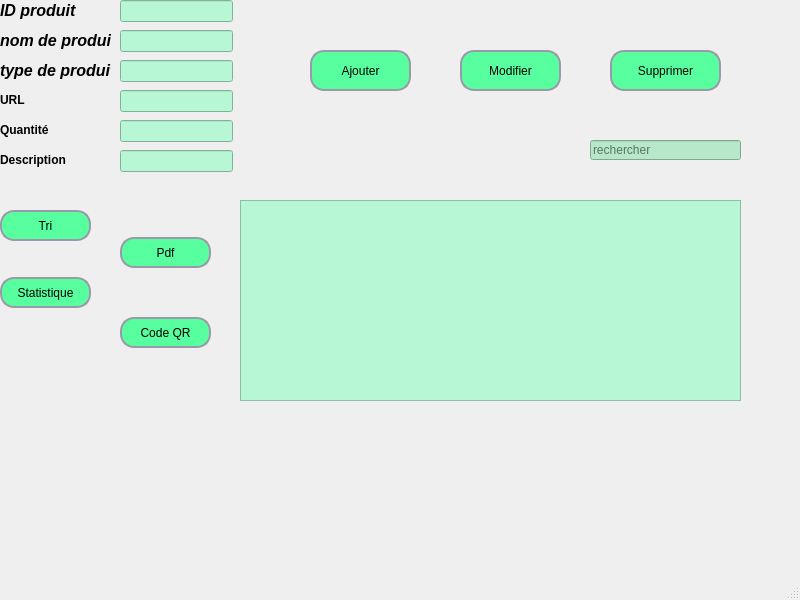
<?xml version="1.0" encoding="UTF-8"?>
<ui version="4.0">
 <class>equipement_window</class>
 <widget class="QMainWindow" name="equipement_window">
  <property name="geometry">
   <rect>
    <x>0</x>
    <y>0</y>
    <width>800</width>
    <height>600</height>
   </rect>
  </property>
  <property name="windowTitle">
   <string>equipement_window</string>
  </property>
  <widget class="QWidget" name="centralwidget">
   <widget class="QTableView" name="tableView">
    <property name="geometry">
     <rect>
      <x>240</x>
      <y>200</y>
      <width>501</width>
      <height>201</height>
     </rect>
    </property>
    <property name="styleSheet">
     <string notr="true">background-color: rgb(183, 232, 201);
background-color: rgb(184, 247, 213);
</string>
    </property>
   </widget>
   <widget class="QLabel" name="label">
    <property name="geometry">
     <rect>
      <x>0</x>
      <y>60</y>
      <width>111</width>
      <height>21</height>
     </rect>
    </property>
    <property name="text">
     <string>&lt;html&gt;&lt;head/&gt;&lt;body&gt;&lt;p&gt;&lt;a name=&quot;docs-internal-guid-9b22757d-7fff-197a-8412-cc011a3e74e7&quot;/&gt;&lt;span style=&quot; font-family:'Times New Roman'; font-size:12pt; font-weight:600; font-style:italic; color:#000000; background-color:transparent;&quot;&gt;t&lt;/span&gt;&lt;span style=&quot; font-family:'Times New Roman'; font-size:12pt; font-weight:600; font-style:italic; color:#000000; background-color:transparent;&quot;&gt;ype de produit&lt;/span&gt;&lt;/p&gt;&lt;/body&gt;&lt;/html&gt;</string>
    </property>
   </widget>
   <widget class="QPushButton" name="pushButton_6">
    <property name="geometry">
     <rect>
      <x>120</x>
      <y>317</y>
      <width>91</width>
      <height>31</height>
     </rect>
    </property>
    <property name="styleSheet">
     <string notr="true">QPushButton {
	background-color: rgb(88, 255, 158);
	border-style: solid;
	border-width: 2px;
	border-color: #9999aa;
	border-radius: 14px;
	color: black;
	/*background-color: qlineargradient(spread:pad, x1:0.5, y1:0, x2:0.5, y2:1, stop:0 rgba(0, 0, 255, 255), stop:1 rgba(255, 255, 255, 255));*/
}


QPushButton:pressed {
	background-color: qlineargradient(spread:pad, x1:0.5, y1:0, x2:0.5, y2:1, stop:0 rgba(0, 255, 255, 255), stop:1 rgba(255, 255, 255, 255));
		color: #fffffe;
}


QPushButton:hover:!pressed {
	background-color: qlineargradient(spread:pad, x1:0.5, y1:0, x2:0.5, y2:1, stop:0 rgba(255, 0, 255, 255), stop:1 rgba(255, 255, 255, 255));
		color: #0c2f70;
}

QPushButton:disabled {
		background-color: #aaaaaa;
		color: #ffffff;
}
</string>
    </property>
    <property name="text">
     <string>Code QR</string>
    </property>
    <property name="icon">
     <iconset>
      <normaloff>../../../Downloads/unnamed.webp</normaloff>../../../Downloads/unnamed.webp</iconset>
    </property>
    <property name="iconSize">
     <size>
      <width>20</width>
      <height>20</height>
     </size>
    </property>
   </widget>
   <widget class="QLineEdit" name="lineEdit_6">
    <property name="geometry">
     <rect>
      <x>120</x>
      <y>0</y>
      <width>113</width>
      <height>22</height>
     </rect>
    </property>
    <property name="styleSheet">
     <string notr="true">
background-color: rgb(184, 247, 213);


</string>
    </property>
   </widget>
   <widget class="QLineEdit" name="lineEdit">
    <property name="geometry">
     <rect>
      <x>120</x>
      <y>30</y>
      <width>113</width>
      <height>22</height>
     </rect>
    </property>
    <property name="styleSheet">
     <string notr="true">
background-color: rgb(184, 247, 213);


</string>
    </property>
   </widget>
   <widget class="QLineEdit" name="lineEdit_3">
    <property name="geometry">
     <rect>
      <x>120</x>
      <y>120</y>
      <width>113</width>
      <height>22</height>
     </rect>
    </property>
    <property name="styleSheet">
     <string notr="true">background-color: rgb(184, 247, 213);
</string>
    </property>
   </widget>
   <widget class="QLabel" name="label_4">
    <property name="geometry">
     <rect>
      <x>0</x>
      <y>30</y>
      <width>111</width>
      <height>21</height>
     </rect>
    </property>
    <property name="text">
     <string>&lt;html&gt;&lt;head/&gt;&lt;body&gt;&lt;p&gt;&lt;a name=&quot;docs-internal-guid-3151cf03-7fff-6ca9-6ddc-b444de71b245&quot;/&gt;&lt;span style=&quot; font-family:'Times New Roman'; font-size:12pt; font-weight:600; font-style:italic; color:#000000; background-color:transparent;&quot;&gt;n&lt;/span&gt;&lt;span style=&quot; font-family:'Times New Roman'; font-size:12pt; font-weight:600; font-style:italic; color:#000000; background-color:transparent;&quot;&gt;om de produit&lt;/span&gt;&lt;/p&gt;&lt;/body&gt;&lt;/html&gt;</string>
    </property>
   </widget>
   <widget class="QPushButton" name="pushButton_10">
    <property name="geometry">
     <rect>
      <x>610</x>
      <y>50</y>
      <width>111</width>
      <height>41</height>
     </rect>
    </property>
    <property name="styleSheet">
     <string notr="true">QPushButton {
	background-color: rgb(88, 255, 158);
	border-style: solid;
	border-width: 2px;
	border-color: #9999aa;
	border-radius: 14px;
	color: black;
	/*background-color: qlineargradient(spread:pad, x1:0.5, y1:0, x2:0.5, y2:1, stop:0 rgba(0, 0, 255, 255), stop:1 rgba(255, 255, 255, 255));*/
}


QPushButton:pressed {
	background-color: qlineargradient(spread:pad, x1:0.5, y1:0, x2:0.5, y2:1, stop:0 rgba(0, 255, 255, 255), stop:1 rgba(255, 255, 255, 255));
		color: #fffffe;
}


QPushButton:hover:!pressed {
	background-color: qlineargradient(spread:pad, x1:0.5, y1:0, x2:0.5, y2:1, stop:0 rgba(255, 0, 255, 255), stop:1 rgba(255, 255, 255, 255));
		color: #0c2f70;
}

QPushButton:disabled {
		background-color: #aaaaaa;
		color: #ffffff;
}</string>
    </property>
    <property name="text">
     <string>Supprimer</string>
    </property>
    <property name="icon">
     <iconset>
      <normaloff>../../Nouveau dossier/121113.png</normaloff>../../Nouveau dossier/121113.png</iconset>
    </property>
    <property name="iconSize">
     <size>
      <width>20</width>
      <height>20</height>
     </size>
    </property>
   </widget>
   <widget class="QLineEdit" name="lineEdit_4">
    <property name="geometry">
     <rect>
      <x>120</x>
      <y>90</y>
      <width>113</width>
      <height>22</height>
     </rect>
    </property>
    <property name="styleSheet">
     <string notr="true">background-color: rgb(184, 247, 213);

</string>
    </property>
   </widget>
   <widget class="QPushButton" name="pushButton_4">
    <property name="geometry">
     <rect>
      <x>0</x>
      <y>277</y>
      <width>91</width>
      <height>31</height>
     </rect>
    </property>
    <property name="styleSheet">
     <string notr="true">QPushButton {
	background-color: rgb(88, 255, 158);
	border-style: solid;
	border-width: 2px;
	border-color: #9999aa;
	border-radius: 14px;
	color: black;
	/*background-color: qlineargradient(spread:pad, x1:0.5, y1:0, x2:0.5, y2:1, stop:0 rgba(0, 0, 255, 255), stop:1 rgba(255, 255, 255, 255));*/
}


QPushButton:pressed {
	background-color: qlineargradient(spread:pad, x1:0.5, y1:0, x2:0.5, y2:1, stop:0 rgba(0, 255, 255, 255), stop:1 rgba(255, 255, 255, 255));
		color: #fffffe;
}


QPushButton:hover:!pressed {
	background-color: qlineargradient(spread:pad, x1:0.5, y1:0, x2:0.5, y2:1, stop:0 rgba(255, 0, 255, 255), stop:1 rgba(255, 255, 255, 255));
		color: #0c2f70;
}

QPushButton:disabled {
		background-color: #aaaaaa;
		color: #ffffff;
}</string>
    </property>
    <property name="text">
     <string>Statistique</string>
    </property>
    <property name="icon">
     <iconset>
      <normaloff>../../Nouveau dossier/1170718.png</normaloff>../../Nouveau dossier/1170718.png</iconset>
    </property>
    <property name="iconSize">
     <size>
      <width>20</width>
      <height>20</height>
     </size>
    </property>
   </widget>
   <widget class="QLabel" name="label_2">
    <property name="geometry">
     <rect>
      <x>0</x>
      <y>110</y>
      <width>91</width>
      <height>41</height>
     </rect>
    </property>
    <property name="text">
     <string>&lt;html&gt;&lt;head/&gt;&lt;body&gt;&lt;p&gt;&lt;span style=&quot; font-weight:600;&quot;&gt;Quantité&lt;/span&gt;&lt;/p&gt;&lt;/body&gt;&lt;/html&gt;</string>
    </property>
   </widget>
   <widget class="QPushButton" name="pushButton_9">
    <property name="geometry">
     <rect>
      <x>460</x>
      <y>50</y>
      <width>101</width>
      <height>41</height>
     </rect>
    </property>
    <property name="styleSheet">
     <string notr="true">QPushButton {
	background-color: rgb(88, 255, 158);
	border-style: solid;
	border-width: 2px;
	border-color: #9999aa;
	border-radius: 14px;
	color: black;
	/*background-color: qlineargradient(spread:pad, x1:0.5, y1:0, x2:0.5, y2:1, stop:0 rgba(0, 0, 255, 255), stop:1 rgba(255, 255, 255, 255));*/
}


QPushButton:pressed {
	background-color: qlineargradient(spread:pad, x1:0.5, y1:0, x2:0.5, y2:1, stop:0 rgba(0, 255, 255, 255), stop:1 rgba(255, 255, 255, 255));
		color: #fffffe;
}


QPushButton:hover:!pressed {
	background-color: qlineargradient(spread:pad, x1:0.5, y1:0, x2:0.5, y2:1, stop:0 rgba(255, 0, 255, 255), stop:1 rgba(255, 255, 255, 255));
		color: #0c2f70;
}

QPushButton:disabled {
		background-color: #aaaaaa;
		color: #ffffff;
}</string>
    </property>
    <property name="text">
     <string>Modifier</string>
    </property>
    <property name="icon">
     <iconset>
      <normaloff>../../Nouveau dossier/45706.png</normaloff>../../Nouveau dossier/45706.png</iconset>
    </property>
    <property name="iconSize">
     <size>
      <width>20</width>
      <height>20</height>
     </size>
    </property>
   </widget>
   <widget class="QLabel" name="label_3">
    <property name="geometry">
     <rect>
      <x>0</x>
      <y>80</y>
      <width>111</width>
      <height>41</height>
     </rect>
    </property>
    <property name="text">
     <string>&lt;html&gt;&lt;head/&gt;&lt;body&gt;&lt;p&gt;&lt;span style=&quot; font-weight:600;&quot;&gt;URL&lt;/span&gt;&lt;/p&gt;&lt;/body&gt;&lt;/html&gt;</string>
    </property>
   </widget>
   <widget class="QLabel" name="label_5">
    <property name="geometry">
     <rect>
      <x>0</x>
      <y>140</y>
      <width>91</width>
      <height>41</height>
     </rect>
    </property>
    <property name="text">
     <string>&lt;html&gt;&lt;head/&gt;&lt;body&gt;&lt;p&gt;&lt;span style=&quot; font-weight:600;&quot;&gt;Description&lt;/span&gt;&lt;/p&gt;&lt;/body&gt;&lt;/html&gt;</string>
    </property>
   </widget>
   <widget class="QLineEdit" name="lineEdit_2">
    <property name="geometry">
     <rect>
      <x>120</x>
      <y>60</y>
      <width>113</width>
      <height>22</height>
     </rect>
    </property>
    <property name="styleSheet">
     <string notr="true">
background-color: rgb(184, 247, 213);

</string>
    </property>
   </widget>
   <widget class="QPushButton" name="pushButton_12">
    <property name="geometry">
     <rect>
      <x>0</x>
      <y>210</y>
      <width>91</width>
      <height>31</height>
     </rect>
    </property>
    <property name="styleSheet">
     <string notr="true">QPushButton {
	background-color: rgb(88, 255, 158);
	border-style: solid;
	border-width: 2px;
	border-color: #9999aa;
	border-radius: 14px;
	color: black;
	/*background-color: qlineargradient(spread:pad, x1:0.5, y1:0, x2:0.5, y2:1, stop:0 rgba(0, 0, 255, 255), stop:1 rgba(255, 255, 255, 255));*/
}


QPushButton:pressed {
	background-color: qlineargradient(spread:pad, x1:0.5, y1:0, x2:0.5, y2:1, stop:0 rgba(0, 255, 255, 255), stop:1 rgba(255, 255, 255, 255));
		color: #fffffe;
}


QPushButton:hover:!pressed {
	background-color: qlineargradient(spread:pad, x1:0.5, y1:0, x2:0.5, y2:1, stop:0 rgba(255, 0, 255, 255), stop:1 rgba(255, 255, 255, 255));
		color: #0c2f70;
}

QPushButton:disabled {
		background-color: #aaaaaa;
		color: #ffffff;
}</string>
    </property>
    <property name="text">
     <string>Tri</string>
    </property>
    <property name="icon">
     <iconset>
      <normaloff>../../Nouveau dossier/271743198_464449928646161_2550356874147298555_n.png</normaloff>../../Nouveau dossier/271743198_464449928646161_2550356874147298555_n.png</iconset>
    </property>
    <property name="iconSize">
     <size>
      <width>25</width>
      <height>25</height>
     </size>
    </property>
   </widget>
   <widget class="QLabel" name="label_6">
    <property name="geometry">
     <rect>
      <x>0</x>
      <y>0</y>
      <width>111</width>
      <height>21</height>
     </rect>
    </property>
    <property name="text">
     <string>&lt;html&gt;&lt;head/&gt;&lt;body&gt;&lt;p&gt;&lt;span style=&quot; font-family:'Times New Roman'; font-size:12pt; font-weight:600; font-style:italic; color:#000000; background-color:transparent;&quot;&gt;ID produit&lt;/span&gt;&lt;/p&gt;&lt;/body&gt;&lt;/html&gt;</string>
    </property>
   </widget>
   <widget class="QPushButton" name="pushButton_3">
    <property name="geometry">
     <rect>
      <x>120</x>
      <y>237</y>
      <width>91</width>
      <height>31</height>
     </rect>
    </property>
    <property name="styleSheet">
     <string notr="true">QPushButton {
	background-color: rgb(88, 255, 158);
	border-style: solid;
	border-width: 2px;
	border-color: #9999aa;
	border-radius: 14px;
	color: black;
	/*background-color: qlineargradient(spread:pad, x1:0.5, y1:0, x2:0.5, y2:1, stop:0 rgba(0, 0, 255, 255), stop:1 rgba(255, 255, 255, 255));*/
}


QPushButton:pressed {
	background-color: qlineargradient(spread:pad, x1:0.5, y1:0, x2:0.5, y2:1, stop:0 rgba(0, 255, 255, 255), stop:1 rgba(255, 255, 255, 255));
		color: #fffffe;
}


QPushButton:hover:!pressed {
	background-color: qlineargradient(spread:pad, x1:0.5, y1:0, x2:0.5, y2:1, stop:0 rgba(255, 0, 255, 255), stop:1 rgba(255, 255, 255, 255));
		color: #0c2f70;
}

QPushButton:disabled {
		background-color: #aaaaaa;
		color: #ffffff;
}</string>
    </property>
    <property name="text">
     <string>Pdf</string>
    </property>
    <property name="icon">
     <iconset>
      <normaloff>../../Nouveau dossier/PDF_file_icon.svg_1.png</normaloff>../../Nouveau dossier/PDF_file_icon.svg_1.png</iconset>
    </property>
    <property name="iconSize">
     <size>
      <width>20</width>
      <height>20</height>
     </size>
    </property>
   </widget>
   <widget class="QLineEdit" name="lineEdit_5">
    <property name="geometry">
     <rect>
      <x>120</x>
      <y>150</y>
      <width>113</width>
      <height>22</height>
     </rect>
    </property>
    <property name="styleSheet">
     <string notr="true">background-color: rgb(184, 247, 213);
</string>
    </property>
   </widget>
   <widget class="QLineEdit" name="lineEdit_9">
    <property name="geometry">
     <rect>
      <x>590</x>
      <y>140</y>
      <width>151</width>
      <height>20</height>
     </rect>
    </property>
    <property name="styleSheet">
     <string notr="true">background-color: rgb(183, 232, 201);
</string>
    </property>
    <property name="placeholderText">
     <string>rechercher</string>
    </property>
   </widget>
   <widget class="QPushButton" name="pushButton_8">
    <property name="geometry">
     <rect>
      <x>310</x>
      <y>50</y>
      <width>101</width>
      <height>41</height>
     </rect>
    </property>
    <property name="styleSheet">
     <string notr="true">QPushButton {
	background-color: rgb(88, 255, 158);
	border-style: solid;
	border-width: 2px;
	border-color: #9999aa;
	border-radius: 14px;
	color: black;
	/*background-color: qlineargradient(spread:pad, x1:0.5, y1:0, x2:0.5, y2:1, stop:0 rgba(0, 0, 255, 255), stop:1 rgba(255, 255, 255, 255));*/
}


QPushButton:pressed {
	background-color: qlineargradient(spread:pad, x1:0.5, y1:0, x2:0.5, y2:1, stop:0 rgba(0, 255, 255, 255), stop:1 rgba(255, 255, 255, 255));
		color: #fffffe;
}


QPushButton:hover:!pressed {
	background-color: qlineargradient(spread:pad, x1:0.5, y1:0, x2:0.5, y2:1, stop:0 rgba(255, 0, 255, 255), stop:1 rgba(255, 255, 255, 255));
		color: #0c2f70;
}

QPushButton:disabled {
		background-color: #aaaaaa;
		color: #ffffff;
}</string>
    </property>
    <property name="text">
     <string>Ajouter</string>
    </property>
    <property name="icon">
     <iconset>
      <normaloff>../../Nouveau dossier/64579.png</normaloff>../../Nouveau dossier/64579.png</iconset>
    </property>
    <property name="iconSize">
     <size>
      <width>20</width>
      <height>20</height>
     </size>
    </property>
   </widget>
  </widget>
  <widget class="QMenuBar" name="menubar">
   <property name="geometry">
    <rect>
     <x>0</x>
     <y>0</y>
     <width>800</width>
     <height>22</height>
    </rect>
   </property>
  </widget>
  <widget class="QStatusBar" name="statusbar"/>
 </widget>
 <resources/>
 <connections/>
</ui>
